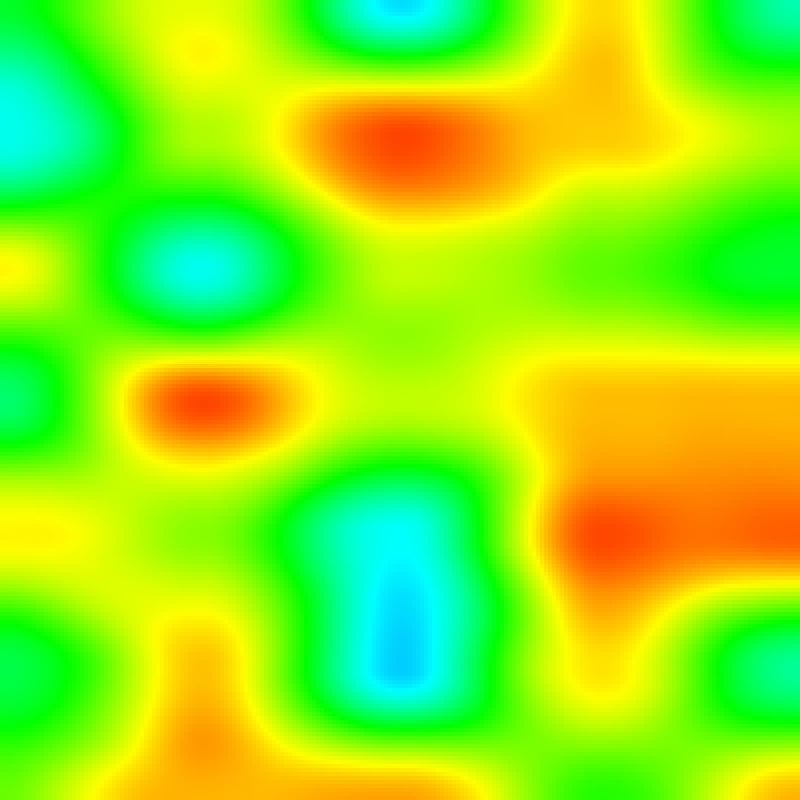
Frame 1 (no input)
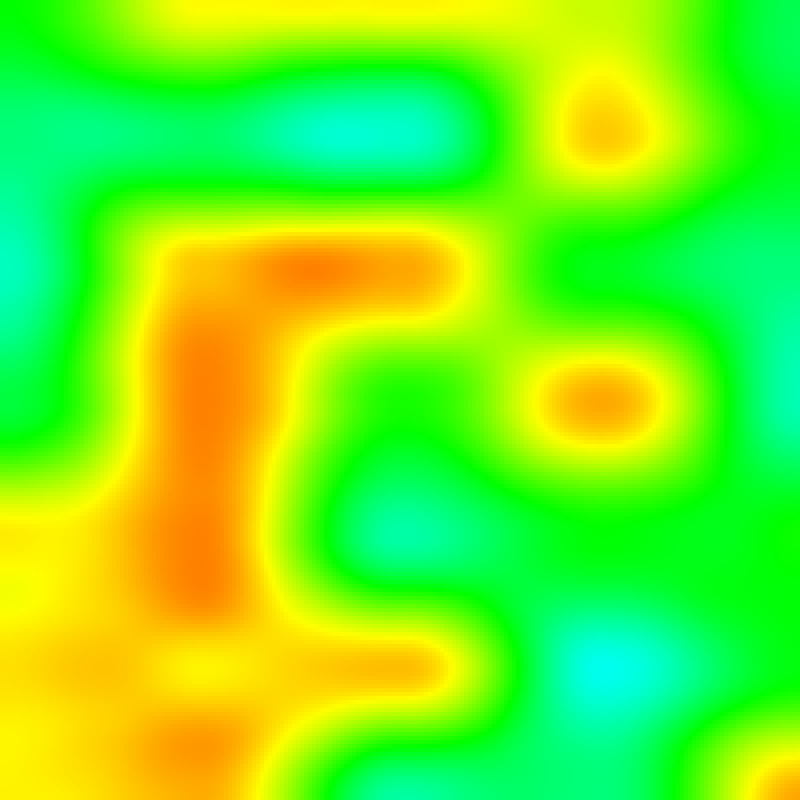
Frame 60 (the mouse pressed at the canvas centre just before this capture)
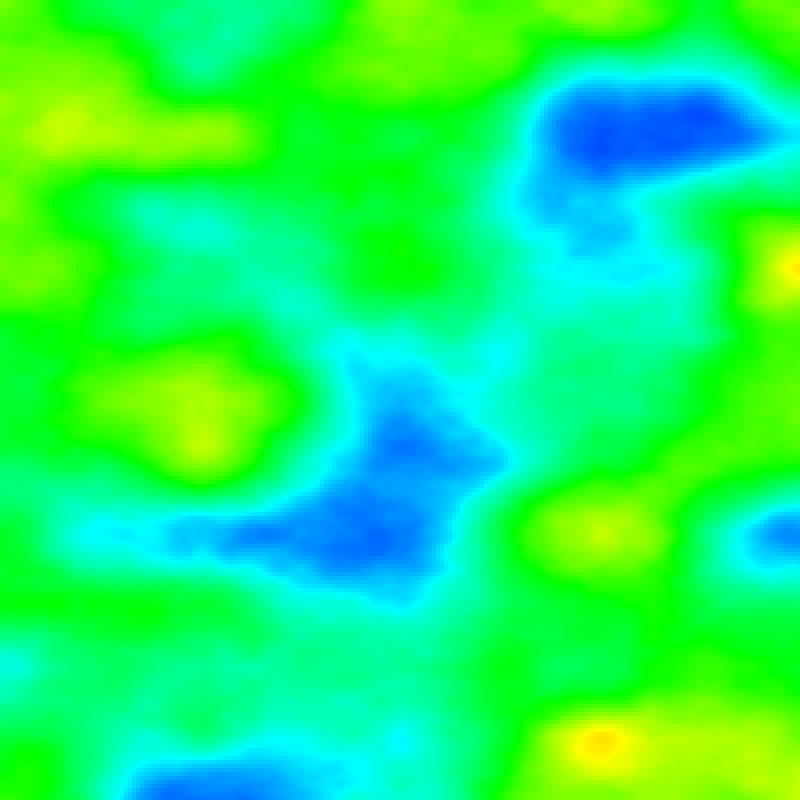
Frame 120 (the mouse held since frame 60 and released just before this capture)

The Processing sketch that drew these frames (run headless with seeded random() and noise(); from frame 60 on, the mouse is pressed at the canvas centre):

// Processing sketch: build
// ── build.pde


float inc = 0.02;
int density = 4;

float zoff = 0.0;

void setup(){
	size(800,800);
	noStroke();
	colorMode(HSB, 256);
	frameRate(4);

}

void draw(){
	background(0);
	float detail = map(mouseX, 0, width, 0.1, 0.6);
	noiseDetail(8, detail);
	float xoff = 0.0;
	for(int x=0; x<width; x+=density){
		float yoff = 0.0;
		for(int y=0; y<height; y+=density){
			float n = noise(xoff, yoff, zoff)*256;
			fill(n, 255, 255);
			rect(x, y, density, density);
			yoff+= inc*1.5;
		}
		xoff+= inc;
	}
	zoff+=inc;
}
